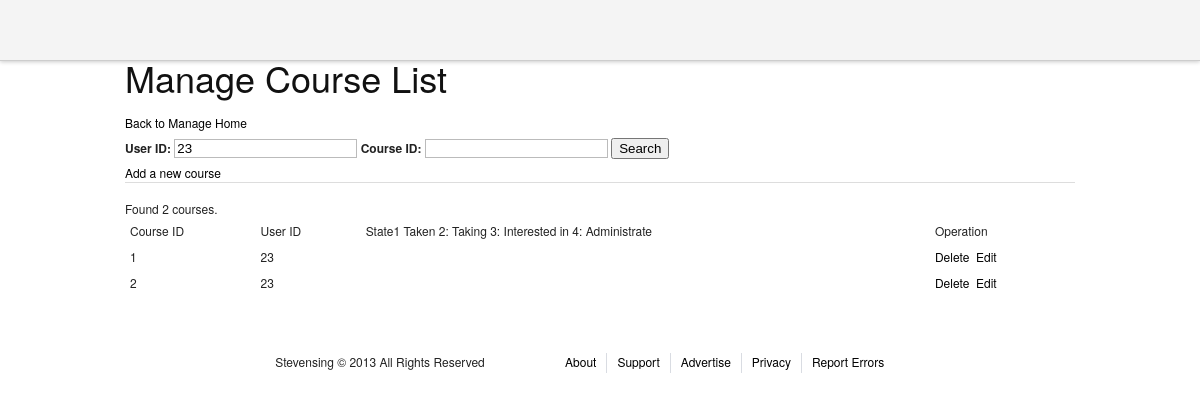
The page /admin/managecourselist.php?user_id=23 on the database its author committed.
### tables this page shows
CREATE TABLE `course_list` (
  `course_id` int(11) NOT NULL,
  `user_id` int(11) NOT NULL,
  `role` tinyint(4) NOT NULL,
  PRIMARY KEY (`course_id`,`user_id`),
  KEY `user_id` (`user_id`),
  CONSTRAINT `course_list_ibfk_7` FOREIGN KEY (`course_id`) REFERENCES `courses` (`course_id`) ON DELETE CASCADE,
  CONSTRAINT `course_list_ibfk_8` FOREIGN KEY (`user_id`) REFERENCES `users` (`user_id`) ON DELETE CASCADE
);

### admin/managecourselist.php (the view, shortened to what this page needs)
<?php
include "header.php";
include "../mysqli_connection.php";
?>
<div>
<h1>Manage Course List</h1>
<a href = "adminhome.php">Back to Manage Home</a>
</div>
<div>
<form action = "#" method = "GET">
<label for = "user_id">User ID: </label><input type = "text" name = "user_id" value = "<?php echo isset($_GET['user_id'])?$_GET['user_id']:"";?>" />
<label for = "course_id">Course ID: </label><input type = "text" name = "course_id" value = "<?php echo isset($_GET['course_id'])?$_GET['course_id']:"";?>" />
<input type = "submit" value = "Search" />
</form>
</div>
<div>
<a href="editcourse.php">Add a new course</a>
</div>
<hr />
<div>
<table>
<thead >
<td>Course ID</td><td>User ID</td><td>State1 Taken 2: Taking 3: Interested in 4: Administrate
</td><td>Operation</td>
</thead>
<tbody>
<?php
$filter = "true";
if (isset($_GET["user_id"]) && $_GET["user_id"] !== ""){
        $param = "(user_id = " . $mysqli->real_escape_string(trim($_GET["user_id"])) . ")";
        $filter .= " AND " . $param;
}
$perNumber = 25;
if(isset($_GET['page']))$page = $_GET['page'];
else $page=1;
$count = $mysqli->query("select count(*) from course_list WHERE " . $filter . ";");
$rs = mysqli_fetch_array($count);
$totalNumber = $rs[0];
if ($totalNumber == 0){
        echo "<div><font color='red'>No result!</font></div>";
}
else{
        echo "<div>Found " . $totalNumber. " courses.</div>";
}
$startCount = ($page - 1) * $perNumber;
$result = $mysqli->query("select * from course_list WHERE (" . $filter .") LIMIT $startCount, $perNumber");
if ($result){
        while ($row = mysqli_fetch_array($result)){
?>
<tr>
<td><?php echo $row["course_id"];?></td>
<td><?php echo $row["user_id"];?></td>
<td><?php echo $row["state"];?></td>
<td><a href="javascript:" onclick = "show_delete_yes(this,<?php echo $row['course_id'];?>);" >Delete</a>&nbsp&nbsp<a href="editcourse.php?id=<?php echo $row['course_id'];?>">Edit</a></td>
</tr>
</tbody>
<?php
        }
 }
?>
</table>
</div>
<?php
include "footer.php";

### stylesheets/screen.css (style rules this page uses)
html { margin:0;padding:0;border:0; }
body, div, span, object, iframe, h1, h2, h3, h4, h5, h6, p, blockquote, pre, a, abbr, acronym, address, code, del, dfn, em, img, q, dl, dt, dd, ol, ul, li, fieldset, form, label, legend, table, caption, tbody, tfoot, thead, tr, th, td, article, aside, dialog, figure, footer, header, hgroup, nav, section { margin:0;padding:0;border:0;font-size:100%;font:inherit;vertical-align:baseline; }
body { line-height:1.5;background:white; }
table { border-collapse:separate;border-spacing:0; }
caption, th, td { text-align:left;font-weight:normal;float:none !important; }
table, th, td { vertical-align:middle; }
html { font-size:100.01%; }
body { font-size:75%;color:#222;background:#fff;font-family:"Helvetica Neue", Arial, Helvetica, sans-serif; }
h1, h2, h3, h4, h5, h6 { font-weight:normal;color:#111; }
h1 { font-size:3em;line-height:1;margin-bottom:0.5em; }
a { color:#06c;text-decoration:underline; }
table { margin-bottom:1.4em;width:100%; }
th, td, caption { padding:4px 10px 4px 5px; }
label { font-weight:bold; }
input[type=text], input[type=password], input[type=url], input[type=email], input.text, input.title, textarea { background-color:#fff;border:1px solid #bbb;color:#000; }
input[type=text], input[type=password], input[type=url], input[type=email], input.text, input.title, textarea, select { margin:0.5em 0; }
hr { background:#ddd;color:#ddd;clear:both;float:none;width:100%;height:1px;margin:0 0 17px;border:none; }

### stylesheets/common.css (style rules this page uses)
body { font-family: 'Helvetica Neue', Helvetica, Arial, 'lucida grande',tahoma,verdana,arial,sans-serif; }
a, a:hover, a:visited, a:link { color: #000; text-decoration: none; }

### admin/managecourselist.php (style rules this page uses)
thead { border:2px solid #EEE; }

### rows shown on the page
course_list: course "1", user "23"
course_list: course "2", user "23"

### other values the page prints
$totalNumber "2"
